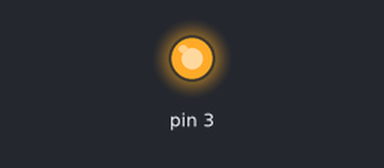
Recording of a sketch running on a simulated Arduino Uno, built with avr-gcc and run on an emulated ATmega328P. Shown: output pins drawn as LEDs (lit = HIGH).

Above: at 0.1 s.
Timing chart, 0 to 1.6 s (numbered marks = the images above):
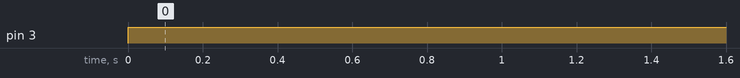

Measured:
- by itself, pin 3: LOW → HIGH at 0.00 s

The sketch:

MOSFET.ino
```cpp
void setup() {
  // put your setup code here, to run once:
  pinMode(3, OUTPUT);
}

void loop() {
  digitalWrite(3, HIGH);
  delay(2000);
  digitalWrite(3, HIGH);
  delay(2000);
  // put your main code here, to run repeatedly:

}
```
